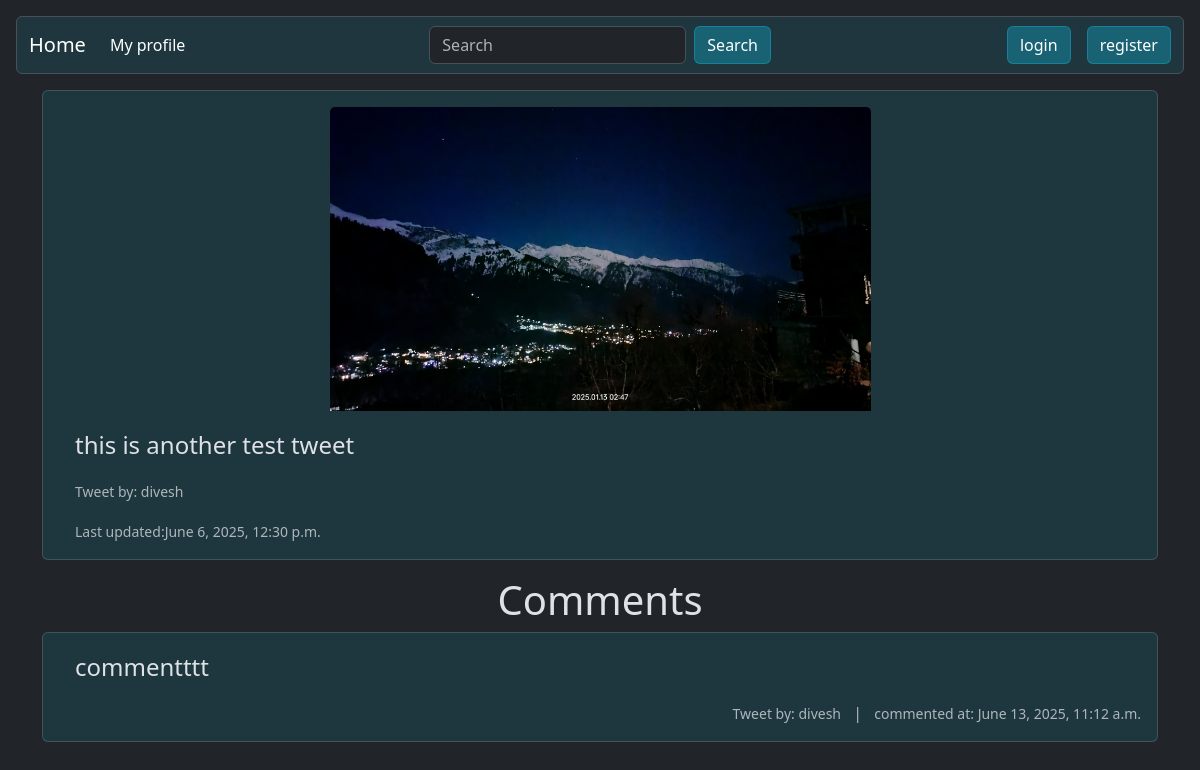
/tweet/5/detail/, run on the app's committed database.
### tweet/models.py (models this page shows, shortened)
class Tweet(models.Model):
    user = models.ForeignKey(User, on_delete = models.CASCADE)
    text = models.TextField(max_length=244)
    photo = models.ImageField(upload_to='photos/', blank=True, null= True)
    created_at = models.DateTimeField(auto_now_add=True)
    updated_at = models.DateTimeField(auto_now=True)

class Comments(models.Model):
    tweet = models.ForeignKey(Tweet, on_delete=models.CASCADE, related_name="comments")
    user = models.ForeignKey(User, on_delete=models.CASCADE)
    text = models.TextField(max_length=244)
    created_at = models.DateTimeField(auto_now_add=True)
    updated_at = models.DateTimeField(auto_now=True)

### tweet/views.py (the view)
# urls.py: path('<int:tweet_id>/detail/', views.tweet_detail, name='tweet_detail'),
def tweet_detail(request, tweet_id):
    tweet = get_object_or_404(Tweet, pk = tweet_id)
    comments = tweet.comments.all().order_by('-created_at')
    return render(request, 'tweet_detail.html', {'tweet' : tweet,
                                                 'comments': comments})

### tweet/templates/tweet_detail.html (shortened to what this page needs)
{% extends "layout.html" %}
{% block content %}
<div class="card mb-3 bg-info bg-opacity-10 p-3 pb-0 position-relative">
      {% if tweet.photo %}
      <img src="{{tweet.photo.url}}" class="card-img-top w-50 mx-auto d-block" alt="...">
      {% endif %}
    <div class="card-body">
        <p class="card-text fs-4">{{tweet.text}}</p>
        <p class="card-text"><small class="text-body-secondary">Tweet by: {{tweet.user.username}}</small></p>
        <p class="card-text"><small class="text-body-secondary">Last updated:{{tweet.updated_at}}</small></p>
    </div>
</div>
<h1 class = "text-center">Comments</h1>
{% for comment in comments %}
<div class="card mb-3 bg-info bg-opacity-10 ps-3">
    <div class="card-body">
        <p class="card-text fs-4">{{comment.text}}</p>
        <p class="card-text text-end"><small class="text-body-secondary"> Tweet by: {{ comment.user.username }}</small>
            <span class="mx-2 text-body-secondary">|</span>
            <small class="text-body-secondary">commented at: {{ comment.updated_at }}</small>
        </p>
    </div>
</div>
{% endfor %}
{% endblock %}

### data on the page
Tweet: photo (picture), text "this is another test tweet", user.username "divesh", updated_at "June 6, 2025, 12:30 p.m."
Comments: text "commentttt", user.username "divesh", updated_at "June 13, 2025, 11:12 a.m."
